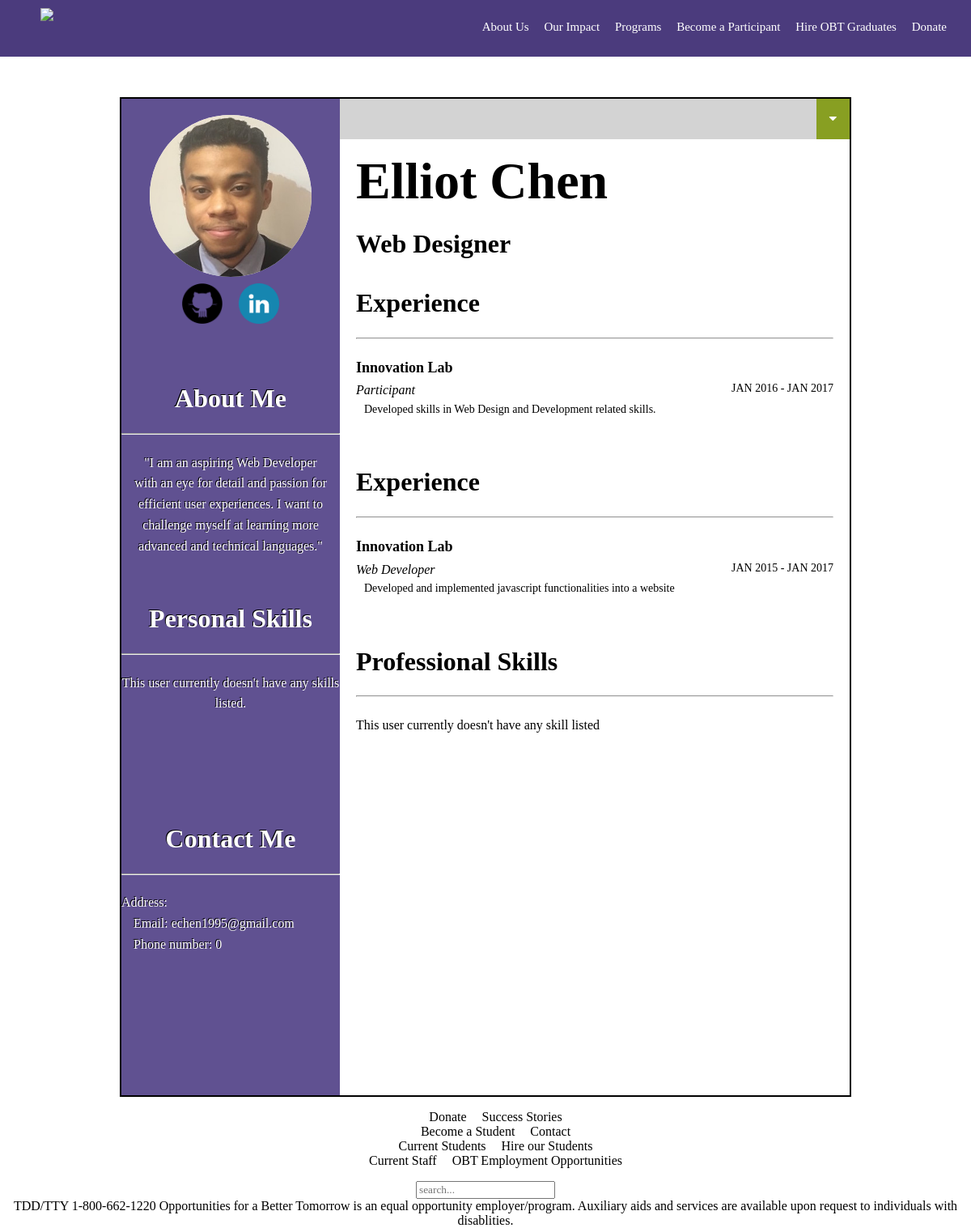
/profile.php?user=echen1995 (signed in), run on the app's committed database.
### tables this page shows
CREATE TABLE `users` (
  `id` int(11) NOT NULL,
  `firstname` varchar(50) NOT NULL,
  `lastname` varchar(50) NOT NULL,
  `username` varchar(255) NOT NULL,
  `password` char(64) NOT NULL,
  `salt` char(16) NOT NULL,
  `email` varchar(255) NOT NULL,
  `github` varchar(50) NOT NULL,
  `linkedin` varchar(50) NOT NULL,
  `status` varchar(15) NOT NULL,
  `image` varchar(255) NOT NULL,
  `aboutme` varchar(200) DEFAULT NULL,
  `exploca1` varchar(50) DEFAULT NULL,
  `expdura1` varchar(50) DEFAULT NULL,
  `exptitle1` varchar(50) DEFAULT NULL,
  `expdesc1` varchar(100) DEFAULT NULL,
  `exploca2` varchar(30) DEFAULT NULL,
  `expdura2` varchar(50) DEFAULT NULL,
  `exptitle2` varchar(50) DEFAULT NULL,
  `expdesc2` varchar(100) DEFAULT NULL,
  `eduloca1` varchar(30) DEFAULT NULL,
  `edudura1` varchar(50) DEFAULT NULL,
  `edutitle1` varchar(50) DEFAULT NULL,
  `edudesc1` varchar(100) DEFAULT NULL,
  `eduloca2` varchar(30) DEFAULT NULL,
  `edudura2` varchar(50) DEFAULT NULL,
  `edutitle2` varchar(50) DEFAULT NULL,
  `edudesc2` varchar(100) DEFAULT NULL,
  `perskill1` varchar(50) DEFAULT NULL,
  `perskill2` varchar(50) DEFAULT NULL,
  `perskill3` varchar(50) DEFAULT NULL,
  `perskill4` varchar(50) DEFAULT NULL,
  `proskill1` varchar(50) DEFAULT NULL,
  `proskill2` varchar(50) DEFAULT NULL,
  `proskill3` varchar(50) DEFAULT NULL,
  `proskill4` varchar(50) DEFAULT NULL,
  `proskill5` varchar(50) DEFAULT NULL,
  `proskill6` varchar(50) DEFAULT NULL,
  `address` varchar(50) NOT NULL,
  `phone` int(11) NOT NULL
);

### app/functions.php (called while the page is built)
<?php
function e($text) {
	return htmlspecialchars($text, ENT_QUOTES | ENT_HTML5, 'UTF-8');
}
?>

### app/views/pages/profile.php (the view, shortened to what this page needs)
<?php require VIEW_ROOT . '/templates/header.php'; ?>
<link rel="stylesheet" type="text/css" href="<?php echo BASE_URL; ?>/css/profile.css">
	<div class="container">
		<div class="content-container">
			<div class="container-left">
				<div class="left profile-picture">
				     <div class="image-container">
                        <?php if(empty($users['image'])): ?>
                            <img src="https://www.watch2gether.com/assets/w2guser-default-4cd04e39cfd59017ebad065028b8af9dfca8499a45a7b19ec20b1c478a751a77.png" alt="avatar" class="img-circle" />
                        <?php else: ?>
                            <img class="img-circle" src="<?php echo BASE_URL; ?>/uploads/<?php echo $users['image']; ?>">
                        <?php endif; ?>
                    </div>
				</div>
					<div id="links">
                		<a target="_blank" href="https://www.github.com/<?php echo $users['github'];?>"><img src="<?php echo BASE_URL; ?>/images/github-icon.png"></a>
                		<a target="_blank" href="https://www.linkedin.com/<?php echo $users['linkedin'];?>"><img src="<?php echo BASE_URL; ?>/images/Linkedin_icon.png"></a>
					</div>
				<div class="left about-container">
					<div class="about-me">
						<div class="about-me_head">
							<h1>About Me<hr></h1>
						</div>
						<div class="about-me_text">
							<?php if(isset($users['aboutme'])): ?>
								<p><?php echo $users['aboutme']; ?></p>
							<?php else: ?>
								<p>Coming Soon</p>
							<?php endif; ?>
						</div>
					</div>
				</div>
				<div class="left perskills-container">
					<div class="person-skills">
						<div class="perskills_head">
								<h1>Personal Skills<hr></h1>
						</div>
						<div class="perskills_text">
							<?php $perskills = $users['perskill1'] || $users['perskill2'] || $users['perskill3'] || $users['perskill4'] ;  ?>
							<?php if(!empty($perskills)): ?>
							<ul>
								<?php if(isset($users['perskill1'])): ?>
									<li><?php echo $users['perskill1'];  ?></li>
								<?php endif;  ?>
								<?php if(isset($users['perskill2'])): ?>
									<li><?php echo $users['perskill2'];  ?></li>
								<?php endif;  ?>
								<?php if(isset($users['perskill3'])): ?>
									<li><?php echo $users['perskill3'];  ?></li>
								<?php endif;  ?>
								<?php if(isset($users['perskill4'])): ?>
									<li><?php echo $users['perskill4'];  ?></li>
								<?php endif;  ?>
							</ul>
							<?php else: ?>
								<p>This user currently doesn't have any skills listed.</p>
							<?php endif; ?>
						</div>
					</div>
				</div>
				<div class="left contact-container">
					<div class="contact-me">
						<div class="contact-me_head">
								<h1>Contact Me<hr></h1>
						</div>
						<div class="contact-me_text">
							<ul>
								<?php if(isset($users['address'])): ?>
									<li> Address: <?php echo $users['address'];  ?> <br></li>
								<?php endif;  ?>
								<li>Email: <?php echo e($_SESSION['user']['email'], ENT_QUOTES, 'UTF-8'); ?> <br></li>
								<?php if(isset($users['address'])): ?>
									<li> Phone number: <?php echo $users['phone'];  ?> <br></li>
								<?php endif;  ?>
							</ul>
						</div>
					</div>
				</div>
			</div>
			<div class="container-right">
				<?php if($username == $_SESSION['user']['username']): ?>
					<div class="profile-drpdwn" style="float: right;width:100%; height:100%; background:lightgrey;position:relative;">
						<div class="dropdown">
							<button onclick="myFunction()" class="dropbtn"><i class="fa fa-caret-down"></i
							></button>
						</div>
					</div>
					<?php else: ?>
					<?php endif; ?>
				<div class="right-content">
					<div class="profile-header">
						<div class="profile_head">
							<h1><?php echo $users['firstname']." ". $users['lastname']; ?> </h1>
							<h1>Web Designer</h1>
						</div>
						</div>
					<div class="section experience-container">
						<h1>Experience<hr></h1>
						<div class="exp-cont">
							<div class="location exp-name">
								<p><?php echo $users['exploca1'];  ?></p>
							</div>
							<div class="title_duration exp-title_exp-dura">
								<div class="title exp-title">
									<p><?php echo $users['exptitle1'];  ?></p>
								</div>
								<div class="duration exp-dura">
									<p>JAN 2016 - JAN 2017</p>
								</div>
							</div>
							<div class="desc exp-desc">
								<p><?php echo $users['expdesc1'];  ?></p>
							</div>
						</div>
					</div>
					<?php if(isset($users['eduloca1'])): ?>
						<div class="section experience-container">
							<h1>Experience<hr></h1>
							<div class="edu-cont">
								<div class="location exp-name">
									<p><?php echo $users['eduloca1'];?></p>
								</div>
								<div class="title_duration edu-title_edu-dura">
									<div class="title edu-title">
										<p><?php echo $users['edutitle1']  ?></p>
									</div>
									<div class="duration exp-dura">
										<p> JAN 2015 - JAN 2017</p>
									</div>
								</div>
								<div class="desc edu-desc">
									<p><?php echo $users['edudesc1']; ?></p>
								</div>
							</div>
						</div>
					<?php endif; ?>
					<div class="section profskills-container">
						<h1>Professional Skills <hr></h1>
						<div class="profskill-list">
							<div class="list-container">
								<?php $proskill = $users ['proskill1'] || $users ['proskill2'] || $users ['proskill3'] || $users ['proskill4'] || $users ['proskill5'] || $users ['proskill6']; ?>
								<?php if(!empty($proskill)): ?>
									<ul>
										<?php if(isset($users['proskill1'])):  ?>
											<li><?php echo $users['proskill1'];  ?></li>
										<?php endif; ?>
										<?php if(isset($users['proskill2'])):  ?>
											<li><?php echo $users['proskill2'];  ?></li>
										<?php endif; ?>
										<?php if(isset($users['proskill3'])):  ?>
											<li><?php echo $users['proskill3'];  ?></li>
										<?php endif; ?>
										<?php if(isset($users['proskill4'])): ?>
											<li><?php echo $users['proskill4'];  ?></li>
										<?php endif; ?>
										<?php if(isset($users['proskill5'])):  ?>
											<li><?php echo $users['proskill5'];  ?></li>
										<?php endif; ?>
										<?php if(isset($users['proskill6'])):  ?>
											<li><?php echo $users['proskill6'];  ?></li>
										<?php endif; ?>
										<div class="clear"></div>
									</ul>
								<?php else:  ?>
									<p>This user currently doesn't have any skill listed</p>
								<?php endif; ?>
							</div>
						</div>
					</div>
				</div>
			</div>
		</div>
	</div>
<?php require VIEW_ROOT . '/templates/footer.php'; ?>

### profile.php (shortened to what this page needs)
<?php
	require 'app/start.php';
		if(empty($_SESSION['user'] ))
		{
			header("location: ".BASE_URL);
			die("Redirecting to ".BASE_URL);
		}
		else{
			$username = $_GET['user'];
			$users = $db->prepare("SELECT * FROM users WHERE username = :username LIMIT 1");
			$users->bindParam(':username', $_SESSION['user']['username']);
			$users->execute(['username' => $username]);
			$users = $users->fetch(PDO::FETCH_ASSOC);
		require VIEW_ROOT . '/pages/profile.php';
	}
?>

### app/views/templates/header.php (shortened to what this page needs)
<!DOCTYPE html>
<html>
	<head>
		<link rel="stylesheet" type="text/css" href="<?php echo BASE_URL; ?>/font-awesome-4.7.0/css/font-awesome.css">
		<link rel="stylesheet" type="text/css" href="<?php echo BASE_URL; ?>/css/style.css">
	</head>
	<body>
		<div id="Nav">
			<div id="navbar">
				<ul>
				  <li><a href="<?php echo BASE_URL; ?>"><img src="http://obtjobs.wpengine.com/wp-content/uploads/2015/09/obt_2line_white1.png" style=" height: 50px; float: left; padding-left: 50px"/></a></li>
				  <span id="menu"><li><a href="">About Us</a></li>
				  <li><a href="">Our Impact</a></li>
				  <li><a href="">Programs</a></li>
				  <li><a href="">Become a Participant</a></li>
				  <li><a href="">Hire OBT Graduates</a></li>
				  <li><a href="">Donate</a></li></span>
				</ul>
			</div>
		</div>

### app/views/templates/footer.php
<link rel="stylesheet" type="text/css" href="css/foot.css">
<div id="footer">
	<footer>
		<ul class="menu">
			<div class="menu-item">
				<li>Donate</li>
				<li>Success Stories</li>
			</div>
			<div class="menu-item">
				<li>Become a Student</li>
				<li>Contact</li>
			</div>
			<div class="menu-item">
				<li>Current Students</li>
				<li>Hire our Students</li>
			</div>
			<div class="menu-item" id="bad" >
				<li>Current Staff</li>
				<li>OBT Employment Opportunities</li>
			</div>
		</ul>
	<div id="search">
		<input type="text" name="search" placeholder="search...">
		<div id="tdd">
			<p>TDD/TTY 1-800-662-1220 Opportunities for a Better Tomorrow is an equal
			opportunity employer/program. Auxiliary aids and services are available upon
			request to individuals with disablities.</p>
		</div>
	</div>
	</footer>
</div>
</body>
</html>

### css/style.css (style rules this page uses)
html , body { margin: 0px; height: 1024px; width: 100%; }
* { font-family: 'myFirstFont'; }
#Nav { width:100%; height: 50px; text-align: center; padding-top: 10px; padding-bottom: 10px; background-color: rgb(75,59,125); }
#navbar { width: 100%; height: 100%; font-size: 15px; font-family: Times font-weight: bold; text-align: center; color: white; }
#navbar ul, li { height: auto; min-height: text-align: center; display: inline; padding-right: 15px; }
#navbar li a { text-decoration: none; color: white; }
#menu { padding-bottom: 25px; padding-top: 15px; padding-right: 15px; float: right; position: relative; }
#footer { width: 100%; height: auto; background-color: white; text-align: center; }
#links img { height: 50px; width: 50px; padding: 8px; }

### css/profile.css (style rules this page uses)
* { font-family:'PT Sans Narrow'; }
html,body,p { margin:0;padding:0; }
.container { margin-top:50px; background:transparent; }
.content-container { width:75%; min-width:575px; max-width:1400px; background:transparent; margin:auto; border:2px solid black; line-height:1.618; }
.container-left { width:30%; float:left; min-height:1231px; background:rgba(96,81,145,1); color:#FFF; text-align:center; text-shadow:-1px -1px #000; }
.left { display:block; }
.image-container { width:200px; height:200px; margin:auto; padding-top:20px; border-radius:100%; }
.image-container img { max-width:100%; max-height:100%; min-width:100%; min-height:100%; border-radius:100%; background:white; }
.about-me { padding:30px 0; }
.about-me_text p { width:90%; margin:auto; }
.perskills-container { min-height:250px; }
.contact-me_text ul { min-height:200px; margin:0; padding:0; text-align:justify; }
.contact-me_text ul li { width:100%; list-style:none; }
.container-right { width:70%; float:left; background:transparent; min-height:1231px; text-shadow:-1px -1px #FFF; }
.right-content { min-height:1231px; padding:0 20px; }
.dropbtn { background-color: rgb(136,159,34); color: white; padding: 16px; font-size: 16px; border: none; cursor: pointer; }
.dropdown { position: relative; display: inline-block; float:right; }
.section { min-height:200px; }
.profile_head h1 { margin:0; }
.profile_head h1:nth-child(1) { font-size:64px; }
.exp-cont,.edu-cont { min-height:100px; }
.location { font-weight:800;font-size:18px; }
.title_duration { font-size:16px; }
.title { float:left; font-style:italic; }
.duration { float:right; font-size:14px; }
.desc { font-size:14px; }
.desc p { padding:0 10px; }

### data on the page
users: image (picture), aboutme "\"I am an aspiring Web Developer with an eye for detail and passion for efficient user experiences. I want to challenge myself at learning more advanced and technical languages.\"", phone "0", firstname "Elliot", lastname "Chen", exploca1 "Innovation Lab", exptitle1 "Participant", expdesc1 "Developed skills in Web Design and Development related skills.", eduloca1 "Innovation Lab", edutitle1 "Web Developer", edudesc1 "Developed and implemented javascript functionalities into a website"

### other printed values
$_SESSION['user']['email'] "echen1995@gmail.com"
